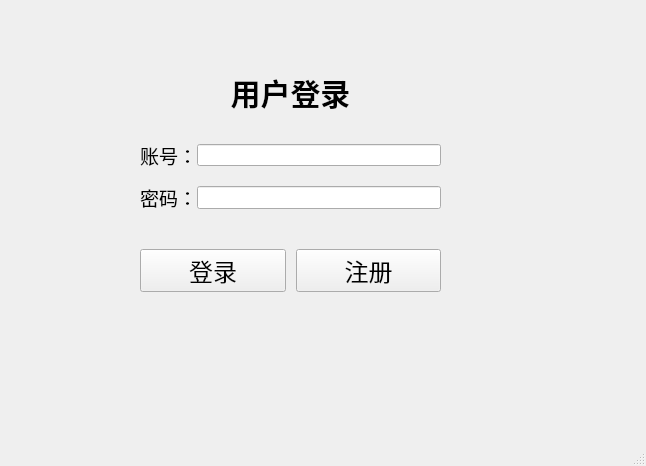
<?xml version="1.0" encoding="UTF-8"?>
<ui version="4.0">
 <class>MainWindow</class>
 <widget class="QMainWindow" name="MainWindow">
  <property name="geometry">
   <rect>
    <x>0</x>
    <y>0</y>
    <width>646</width>
    <height>466</height>
   </rect>
  </property>
  <property name="windowTitle">
   <string>MainWindow</string>
  </property>
  <widget class="QWidget" name="centralwidget">
   <widget class="QWidget" name="verticalLayoutWidget">
    <property name="geometry">
     <rect>
      <x>110</x>
      <y>50</y>
      <width>361</width>
      <height>272</height>
     </rect>
    </property>
    <layout class="QVBoxLayout" name="verticalLayout">
     <property name="spacing">
      <number>20</number>
     </property>
     <property name="leftMargin">
      <number>20</number>
     </property>
     <property name="topMargin">
      <number>20</number>
     </property>
     <property name="rightMargin">
      <number>20</number>
     </property>
     <property name="bottomMargin">
      <number>20</number>
     </property>
     <item>
      <widget class="QLabel" name="userLogin">
       <property name="font">
        <font>
         <pointsize>-1</pointsize>
         <weight>75</weight>
         <bold>true</bold>
        </font>
       </property>
       <property name="layoutDirection">
        <enum>Qt::LeftToRight</enum>
       </property>
       <property name="styleSheet">
        <string notr="true">font-size: 30px</string>
       </property>
       <property name="text">
        <string>用户登录</string>
       </property>
       <property name="alignment">
        <set>Qt::AlignCenter</set>
       </property>
      </widget>
     </item>
     <item>
      <layout class="QFormLayout" name="formLayout">
       <property name="horizontalSpacing">
        <number>0</number>
       </property>
       <property name="verticalSpacing">
        <number>20</number>
       </property>
       <property name="leftMargin">
        <number>10</number>
       </property>
       <property name="topMargin">
        <number>10</number>
       </property>
       <property name="rightMargin">
        <number>10</number>
       </property>
       <property name="bottomMargin">
        <number>10</number>
       </property>
       <item row="0" column="0">
        <widget class="QLabel" name="accountL">
         <property name="font">
          <font>
           <family>Adobe Heiti Std</family>
           <pointsize>14</pointsize>
          </font>
         </property>
         <property name="text">
          <string>账号：</string>
         </property>
        </widget>
       </item>
       <item row="0" column="1">
        <widget class="QLineEdit" name="accountEd">
         <property name="font">
          <font>
           <family>Adobe Heiti Std</family>
           <pointsize>12</pointsize>
          </font>
         </property>
         <property name="autoFillBackground">
          <bool>false</bool>
         </property>
        </widget>
       </item>
       <item row="1" column="0">
        <widget class="QLabel" name="passwdL">
         <property name="font">
          <font>
           <family>Adobe Heiti Std</family>
           <pointsize>14</pointsize>
          </font>
         </property>
         <property name="text">
          <string>密码：</string>
         </property>
        </widget>
       </item>
       <item row="1" column="1">
        <widget class="QLineEdit" name="passwdEd">
         <property name="font">
          <font>
           <family>Adobe Heiti Std</family>
           <pointsize>12</pointsize>
          </font>
         </property>
         <property name="inputMask">
          <string/>
         </property>
         <property name="echoMode">
          <enum>QLineEdit::Password</enum>
         </property>
        </widget>
       </item>
      </layout>
     </item>
     <item>
      <layout class="QHBoxLayout" name="horizontalLayout">
       <property name="spacing">
        <number>10</number>
       </property>
       <property name="leftMargin">
        <number>10</number>
       </property>
       <property name="topMargin">
        <number>10</number>
       </property>
       <property name="rightMargin">
        <number>10</number>
       </property>
       <property name="bottomMargin">
        <number>10</number>
       </property>
       <item>
        <widget class="QPushButton" name="loginBtn">
         <property name="styleSheet">
          <string notr="true">font-size: 24px</string>
         </property>
         <property name="text">
          <string>登录</string>
         </property>
         <property name="iconSize">
          <size>
           <width>20</width>
           <height>20</height>
          </size>
         </property>
        </widget>
       </item>
       <item>
        <widget class="QPushButton" name="registerBtn">
         <property name="styleSheet">
          <string notr="true">font-size: 24px</string>
         </property>
         <property name="text">
          <string>注册</string>
         </property>
        </widget>
       </item>
      </layout>
     </item>
    </layout>
   </widget>
  </widget>
  <widget class="QMenuBar" name="menubar">
   <property name="geometry">
    <rect>
     <x>0</x>
     <y>0</y>
     <width>646</width>
     <height>22</height>
    </rect>
   </property>
  </widget>
  <widget class="QStatusBar" name="statusbar"/>
 </widget>
 <resources/>
 <connections/>
</ui>
